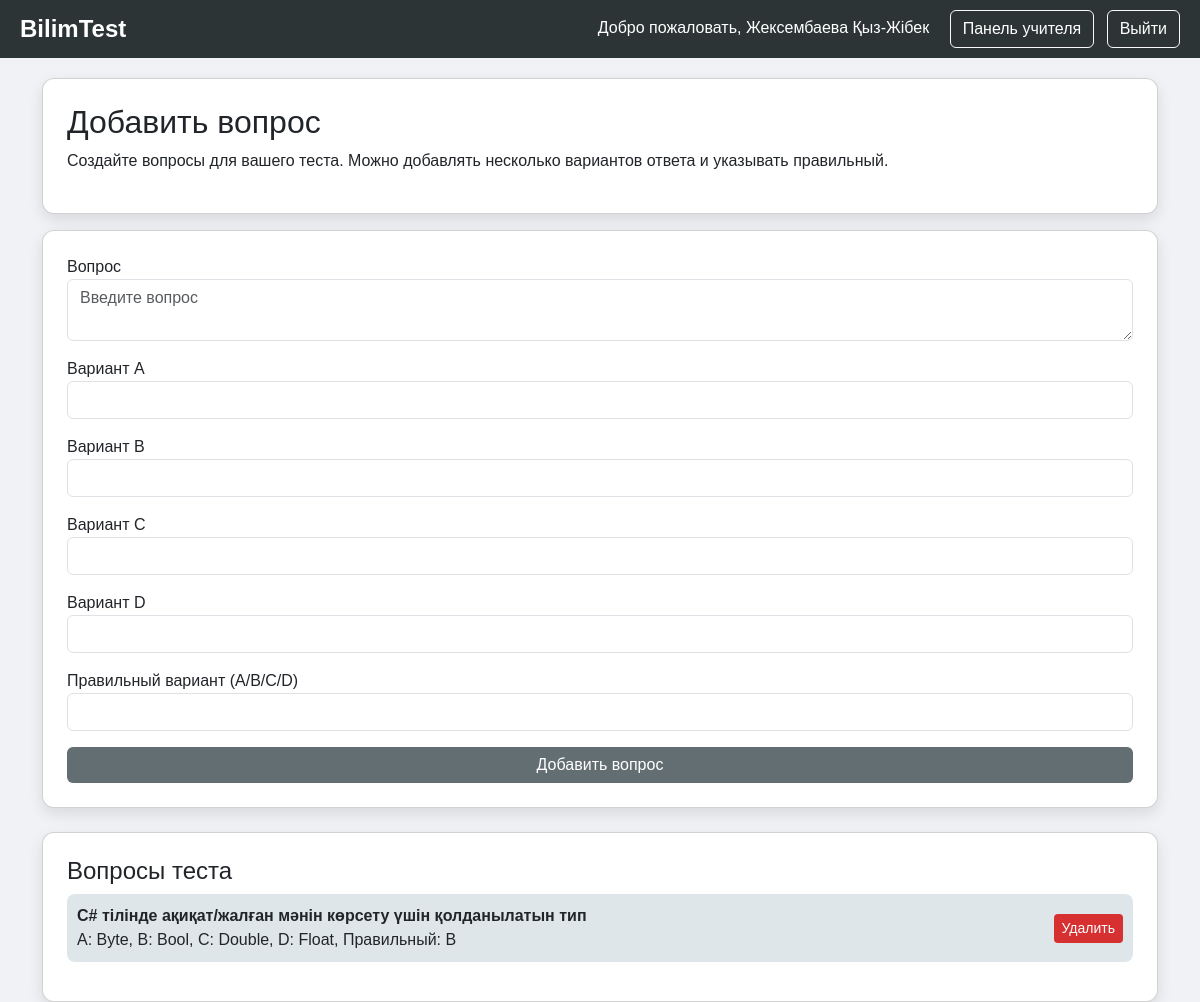
Page /bilimtest/teacher/add_question.php?test_id=1 (signed in) on the committed database.
### tables this page shows
CREATE TABLE `questions` (
  `id` int(11) NOT NULL,
  `test_id` int(11) DEFAULT NULL,
  `question` text NOT NULL,
  `option_a` varchar(255) DEFAULT NULL,
  `option_b` varchar(255) DEFAULT NULL,
  `option_c` varchar(255) DEFAULT NULL,
  `option_d` varchar(255) DEFAULT NULL,
  `correct_option` char(1) DEFAULT NULL
);

### bilimtest/teacher/add_question.php (the view, shortened to what this page needs)
<?php
include("../config/db.php");
$test_id = intval($_GET['test_id']);
$result = mysqli_query($conn, "SELECT * FROM questions WHERE test_id='$test_id'");
?>
<!DOCTYPE html>
<html lang="kk">
<head>
    <link href="https://cdn.jsdelivr.net/npm/bootstrap@5.3.2/dist/css/bootstrap.min.css" rel="stylesheet">
</head>
<body>
<nav class="navbar d-flex align-items-center">
    <div class="title">BilimTest</div>
    <div class="ms-auto">
        <span>Добро пожаловать, <?php echo $_SESSION['fullname']; ?></span>
        <a href="create_test.php" class="btn btn-outline-light ms-3">Панель учителя</a>
        <a href="../auth/logout.php" class="btn btn-outline-light ms-2">Выйти</a>
    </div>
</nav>
<div class="container">
    <div class="card p-4 hero">
        <h2>Добавить вопрос</h2>
        <p>Создайте вопросы для вашего теста. Можно добавлять несколько вариантов ответа и указывать правильный.</p>
    </div>
    <div class="card p-4 mt-3">
        <form method="post">
            <div class="mb-3">
                <label>Вопрос</label>
                <textarea name="question" class="form-control" placeholder="Введите вопрос" required></textarea>
            </div>
            <div class="mb-3">
                <label>Вариант A</label>
                <input type="text" name="option_a" class="form-control" required>
            </div>
            <div class="mb-3">
                <label>Вариант B</label>
                <input type="text" name="option_b" class="form-control" required>
            </div>
            <div class="mb-3">
                <label>Вариант C</label>
                <input type="text" name="option_c" class="form-control" required>
            </div>
            <div class="mb-3">
                <label>Вариант D</label>
                <input type="text" name="option_d" class="form-control" required>
            </div>
            <div class="mb-3">
                <label>Правильный вариант (A/B/C/D)</label>
                <input type="text" name="correct_option" class="form-control" maxlength="1" required>
            </div>
            <button name="add" class="btn btn-primary w-100">Добавить вопрос</button>
        </form>
    </div>
    <div class="card p-4 mt-4">
        <h4>Вопросы теста</h4>
        <?php if (mysqli_num_rows($result) > 0) { ?>
            <?php while($row = mysqli_fetch_assoc($result)) { ?>
                <div class="question-item d-flex justify-content-between align-items-center">
                    <div>
                        <strong><?php echo $row['question']; ?></strong><br>
                        A: <?php echo $row['option_a']; ?>,
                        B: <?php echo $row['option_b']; ?>,
                        C: <?php echo $row['option_c']; ?>,
                        D: <?php echo $row['option_d']; ?>,
                        Правильный: <?php echo $row['correct_option']; ?>
                    </div>
                    <a href="add_question.php?test_id=<?php echo $test_id; ?>&delete_question=<?php echo $row['id']; ?>"
                       class="btn btn-sm btn-danger"
                       onclick="return confirm('Вы уверены, что хотите удалить этот вопрос?')">Удалить</a>
                </div>
            <?php } ?>
        <?php } else { ?>
            <p>Вопросы ещё не добавлены.</p>
        <?php } ?>
    </div>
</div>
</body>
</html>

### bilimtest/teacher/add_question.php (style rules this page uses)
body { background-color: #f0f2f5; font-family: Arial, sans-serif; }
.navbar { background-color: #2d3436; color: #fff; padding: 10px 20px; }
.navbar a { color: white; margin-left: 15px; text-decoration: none; }
.navbar .title { font-size: 1.5rem; font-weight: bold; }
.card { border-radius: 12px; box-shadow: 0 6px 15px rgba(0,0,0,0.1); margin-top: 20px; }
.btn-primary { background-color: #636e72; border: none; }
.btn-danger { background-color: #d63031; border: none; }
.question-item { margin-bottom: 15px; padding: 10px; background-color: #dfe6e9; border-radius: 8px; }

### rows in the picture
questions: question "C# тілінде ақиқат/жалған мәнін көрсету үшін қолданылатын тип", option_a "Byte", option_b "Bool", option_c "Double", option_d "Float", correct_option "B"

### other values in the picture
$_SESSION['fullname'] "Жексембаева Қыз-Жібек"
